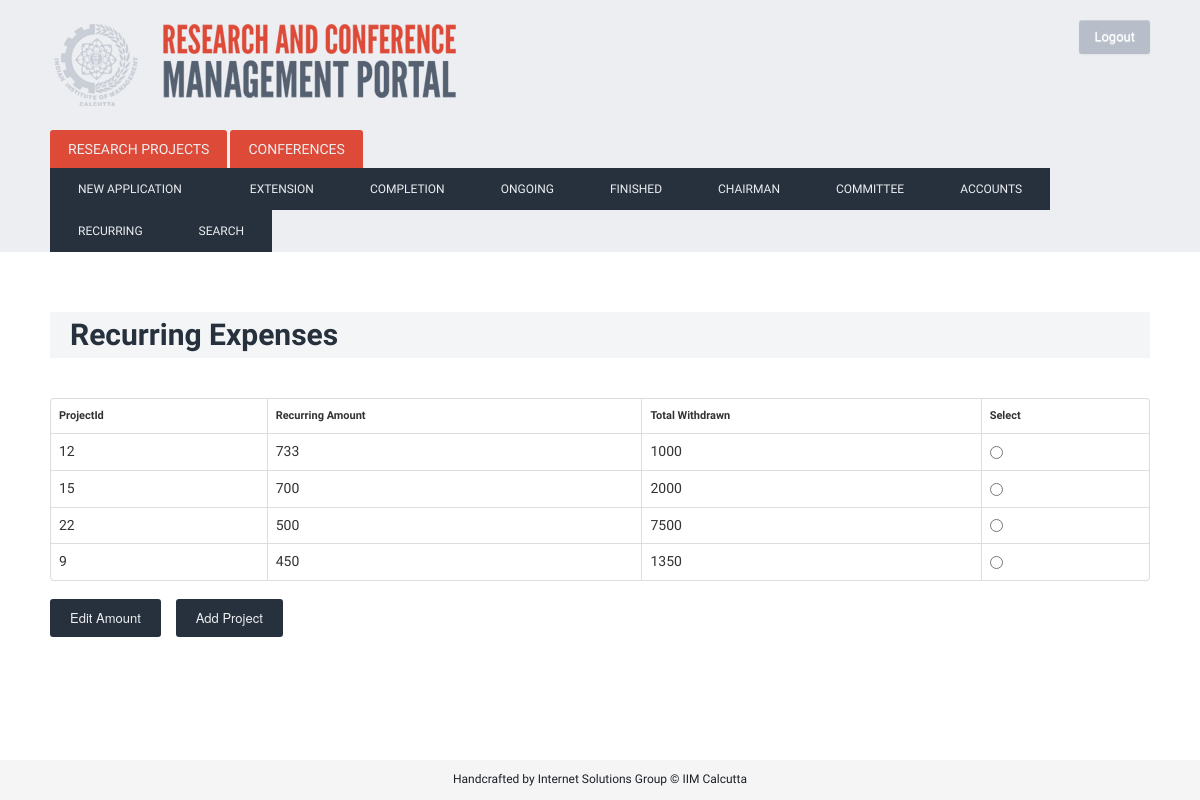
Screenshot of /index.php/recurring (signed in) with the database file from the repository.
### tables this page shows
CREATE TABLE IF NOT EXISTS `recurring` (
  `ProjectId` varchar(50) NOT NULL,
  `recurring_amt` double NOT NULL,
  `total` double NOT NULL,
  PRIMARY KEY (`ProjectId`)
);

### index.php (called while the page is built, shortened)
<?php
require_once BASEPATH.'core/CodeIgniter.php';

### application/models/project_model.php (called while the page is built, shortened)
<?PHP
class Project_model extends CI_Model {
	function getRecurring()
		{
		$queryStr='SELECT * FROM recurring;';
		$query = $this->db->query($queryStr);
		return $query->result();
		}
}
?>

### application/controllers/recurring.php (the view, shortened to what this page needs)
<?php
class recurring extends CI_Controller {
	function index()
	{
		$data['myClass']=$this;
		$data['action']=0;
			if($_SESSION['usertype']==1){
				$this->load->view('layout',$data);
			} elseif ($_SESSION['usertype']==2){
				$this->load->view('layoutComm',$data);
			} elseif($_SESSION['usertype']==3){
				$this->load->view('layoutChairman',$data);
			}
			else{
			header("location:login");
			}
	}
	function load_php()
	{
		 $this->load->model('project_model');
		 $Query= $this->project_model->getRecurring();
		 echo '
		 <h1>Recurring Expenses </h1>
		 <FORM METHOD=POST ACTION="EditRecurring">
		 <TABLE width="90%" border="1" bordercolor="#993300" align="center" cellpadding="3" cellspacing="1" class="table_border_both_left"><tr  class="heading_table_top">
		 <table class="table table-bordered">
		<tr><TD><h4>ProjectId</h4></TD><TD><h4>Recurring Amount</h4></TD><TD><h4>Total Withdrawn</TD><TD><h4>Select</h4></TD></tr>
		<tbody>';
		 $flag=0;
		 foreach($Query as $row)
		 {
			 $flag++;
			 echo '</TD><TD>';
			 print $row->ProjectId;
			  echo '</TD><TD>';
			 print $row->recurring_amt;
			 echo '</TD><TD>';
			 print $row->total;
			 echo '<TD><INPUT TYPE="RADIO" NAME="Choice" VALUE="'.$row->ProjectId.'"></TD></TR>';
		 }
		 if($flag==0){
		 echo '<h4>No Recurring Accounts for Projects added yet</h4> <br > </tbody> </TABLE>';
		 }
		 else
		 {
		 echo '</tbody>
		 </TABLE>
		 <input type= submit value= "Edit Amount" name="Action"><input type= submit value= "Add Project" name="Action">
		</FORM>';
		 }
	}
}
?>

### static/css/custom.css (style rules this page uses)
html, body { height: 100%; }
body { background: url('/static/img/denim.png'); font-family: 'Droid Sans', sans-serif; font-weight: normal; font-size: 14px; line-height: 1.6; }
h4 { font-size: 11px; }
h1 { color: #27313D; margin-top: 60px; margin-bottom: 40px; font-weight: bold; background: #F4F5F6; padding: 5px 20px; }
input[type=submit] { border: none; padding: 10px 20px; margin-right: 15px; color: #ECEEF1; background: #27313D; -webkit-border-radius: 3px; -moz-border-radius: 3px; border-radius: 3px; cursor: pointer; }

### rows the page displays
recurring: ProjectId "12", recurring_amt "733", total "1000"
recurring: ProjectId "15", recurring_amt "700", total "2000"
recurring: ProjectId "22", recurring_amt "500", total "7500"
recurring: ProjectId "9", recurring_amt "450", total "1350"
